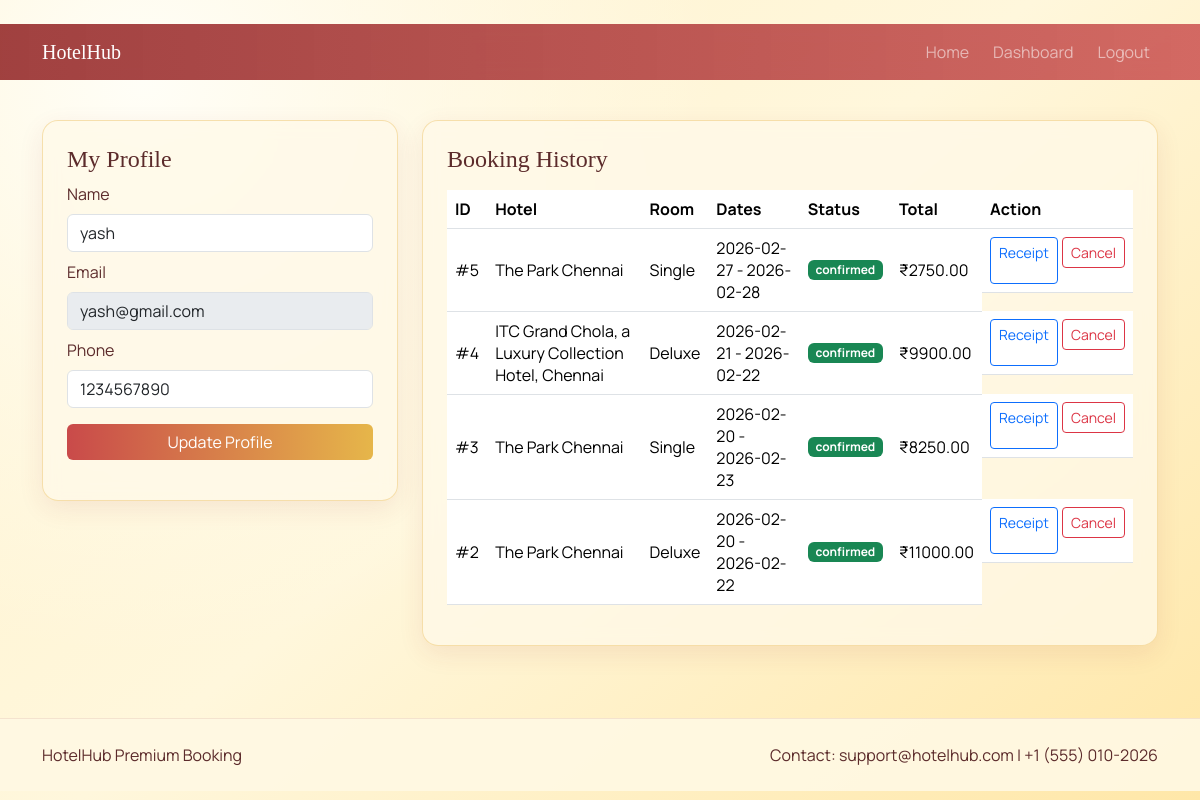
/dashboard (signed in), run on the app's committed database.
### models.py (models this page shows, shortened)
class User(UserMixin, db.Model):
    __tablename__ = 'users'
    id = db.Column(db.Integer, primary_key=True)
    name = db.Column(db.String(120), nullable=False)
    email = db.Column(db.String(120), unique=True, nullable=False)
    password_hash = db.Column(db.String(255), nullable=False)
    role = db.Column(db.String(20), default='user', nullable=False)
    phone = db.Column(db.String(30), default='')
    created_at = db.Column(db.DateTime, default=datetime.utcnow)
    bookings = db.relationship('Booking', backref='user', lazy=True, cascade='all, delete-orphan')

class Booking(db.Model):
    __tablename__ = 'bookings'
    id = db.Column(db.Integer, primary_key=True)
    user_id = db.Column(db.Integer, db.ForeignKey('users.id'), nullable=False)
    hotel_id = db.Column(db.Integer, db.ForeignKey('hotels.id'), nullable=False)
    room_id = db.Column(db.Integer, db.ForeignKey('rooms.id'), nullable=False)
    check_in = db.Column(db.Date, nullable=False)
    check_out = db.Column(db.Date, nullable=False)
    nights = db.Column(db.Integer, nullable=False)
    total_price = db.Column(db.Float, nullable=False)
    status = db.Column(db.String(30), default='pending')
    payment_status = db.Column(db.String(30), default='unpaid')
    created_at = db.Column(db.DateTime, default=datetime.utcnow)
    payments = db.relationship('Payment', backref='booking', lazy=True, cascade='all, delete-orphan')

class Hotel(db.Model):
    __tablename__ = 'hotels'
    id = db.Column(db.Integer, primary_key=True)
    name = db.Column(db.String(200), nullable=False)
    description = db.Column(db.Text, nullable=False)
    location = db.Column(db.String(120), nullable=False)
    address = db.Column(db.String(255), nullable=False)
    amenities = db.Column(db.Text, default='')
    price_per_night = db.Column(db.Float, nullable=False)
    rating = db.Column(db.Float, default=4.0)
    image_filename = db.Column(db.String(255), default='default-hotel.jpg')
    created_at = db.Column(db.DateTime, default=datetime.utcnow)
    rooms = db.relationship('Room', backref='hotel', lazy=True, cascade='all, delete-orphan')
    bookings = db.relationship('Booking', backref='hotel', lazy=True, cascade='all, delete-orphan')

class Room(db.Model):
    __tablename__ = 'rooms'
    id = db.Column(db.Integer, primary_key=True)
    hotel_id = db.Column(db.Integer, db.ForeignKey('hotels.id'), nullable=False)
    room_type = db.Column(db.String(50), nullable=False)
    base_price = db.Column(db.Float, nullable=False)
    price_modifier = db.Column(db.Float, default=1.0)
    availability_count = db.Column(db.Integer, default=1)
    bookings = db.relationship('Booking', backref='room', lazy=True)

### routes.py (the view)
    @app.route('/dashboard', methods=['GET', 'POST'])
    @login_required
    def dashboard():
        if request.method == 'POST':
            current_user.name = request.form.get('name', current_user.name).strip() or current_user.name
            current_user.phone = request.form.get('phone', current_user.phone).strip()
            db.session.commit()
            flash('Profile updated successfully.', 'success')
            return redirect(url_for('dashboard'))
        bookings = Booking.query.filter_by(user_id=current_user.id).order_by(Booking.created_at.desc()).all()
        return render_template('dashboard.html', bookings=bookings)

### app.py (called while the page is built)
def create_app():
    app = Flask(__name__)
    app.config['SECRET_KEY'] = 'change-this-in-production'
    app.config['SQLALCHEMY_DATABASE_URI'] = 'sqlite:///database.db'
    app.config['SQLALCHEMY_TRACK_MODIFICATIONS'] = False
    app.config['UPLOAD_FOLDER'] = 'static/images/hotels'
    app.config['MAX_CONTENT_LENGTH'] = 5 * 1024 * 1024
    db.init_app(app)
    login_manager = LoginManager()
    login_manager.login_view = 'login'
    login_manager.init_app(app)
    @login_manager.user_loader
    def load_user(user_id):
        return User.query.get(int(user_id))
    init_routes(app)
    with app.app_context():
        db.create_all()
        User.bootstrap_admin()
    return app

### templates/dashboard.html (shortened to what this page needs)
﻿{% extends 'base.html' %}
{% block content %}
<div class="container py-4">
    <div class="row g-4">
        <div class="col-lg-4">
            <div class="glass-card p-4">
                <h4 class="brand-font">My Profile</h4>
                <form method="post">
                    <div class="mb-2"><label class="form-label">Name</label><input class="form-control" name="name" value="{{ current_user.name }}"></div>
                    <div class="mb-2"><label class="form-label">Email</label><input class="form-control" value="{{ current_user.email }}" disabled></div>
                    <div class="mb-3"><label class="form-label">Phone</label><input class="form-control" name="phone" value="{{ current_user.phone }}"></div>
                    <button class="btn btn-gradient w-100" type="submit">Update Profile</button>
                </form>
            </div>
        </div>
        <div class="col-lg-8">
            <div class="glass-card p-4">
                <h4 class="brand-font mb-3">Booking History</h4>
                <div class="table-responsive">
                    <table class="table align-middle">
                        <thead>
                            <tr><th>ID</th><th>Hotel</th><th>Room</th><th>Dates</th><th>Status</th><th>Total</th><th>Action</th></tr>
                        </thead>
                        <tbody>
                            {% for b in bookings %}
                            <tr>
                                <td>#{{ b.id }}</td>
                                <td>{{ b.hotel.name }}</td>
                                <td>{{ b.room.room_type }}</td>
                                <td>{{ b.check_in }} - {{ b.check_out }}</td>
                                <td><span class="badge text-bg-{% if b.status == 'confirmed' %}success{% elif b.status == 'pending' %}warning{% else %}secondary{% endif %}">{{ b.status }}</span></td>
                                <td>₹{{ '%.2f'|format(b.total_price) }}</td>
                                <td class="d-flex gap-1">
                                    <a class="btn btn-sm btn-outline-primary" href="{{ url_for('receipt', booking_id=b.id) }}">Receipt</a>
                                    {% if b.status != 'cancelled' %}
                                    <form method="post" action="{{ url_for('cancel_booking', booking_id=b.id) }}">
                                        <button class="btn btn-sm btn-outline-danger" type="submit">Cancel</button>
                                    </form>
                                    {% endif %}
                                </td>
                            </tr>
                            {% else %}
                            <tr><td colspan="7" class="text-center">No bookings yet.</td></tr>
                            {% endfor %}
                        </tbody>
                    </table>
                </div>
            </div>
        </div>
    </div>
</div>
{% endblock %}

### static/css/style.css (style rules this page uses)
:root { --bg-one: #fff7dc; --bg-two: #ffe7a8; --bg-three: #fff2cc; --ink: #5c2b2b; --accent: #c94a4a; --accent-two: #e6b64a; }
* { box-sizing: border-box; }
body { font-family: 'Manrope', sans-serif; color: var(--ink); min-height: 100vh; background: radial-gradient(circle at 12% 10%, #fffef7 0%, rgba(255, 254, 247, 0) 45%), linear-gradient(140deg, var(--bg-three) 0%, var(--bg-one) 48%, var(--bg-two) 100%); }
.brand-font { font-family: 'Playfair Display', serif; }
.btn-gradient { color: #fff; background: linear-gradient(90deg, var(--accent), var(--accent-two)); border: 0; }
.glass-card { border: 1px solid rgba(230, 182, 74, .38); background: rgba(255, 249, 232, .78); border-radius: 16px; box-shadow: 0 8px 26px rgba(150, 44, 44, .09); backdrop-filter: blur(8px); }

### data on the page
User: name "yash", email "yash@gmail.com", phone "1234567890"
Booking: id "5", hotel.name "The Park Chennai", room.room_type "Single", check_in "2026-02-27", check_out "2026-02-28", status "confirmed", total_price "2750.00"
Booking: id "4", hotel.name "ITC Grand Chola, a Luxury Collection Hotel, Chennai", room.room_type "Deluxe", check_in "2026-02-21", check_out "2026-02-22", status "confirmed", total_price "9900.00"
Booking: id "3", hotel.name "The Park Chennai", room.room_type "Single", check_in "2026-02-20", check_out "2026-02-23", status "confirmed", total_price "8250.00"
Booking: id "2", hotel.name "The Park Chennai", room.room_type "Deluxe", check_in "2026-02-20", check_out "2026-02-22", status "confirmed", total_price "11000.00"
